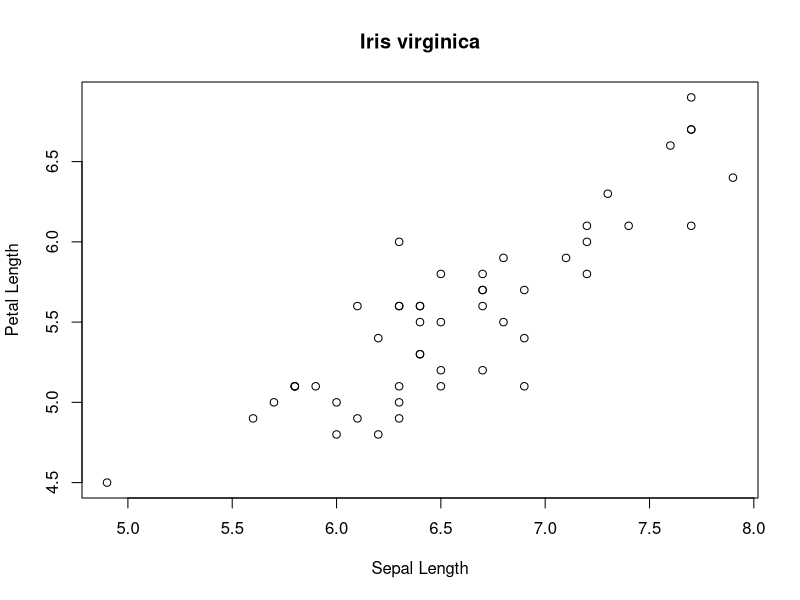
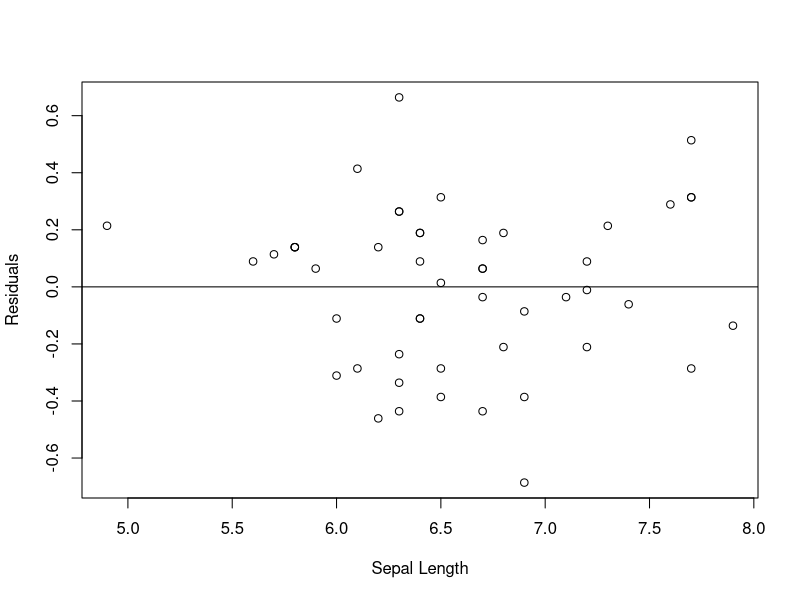
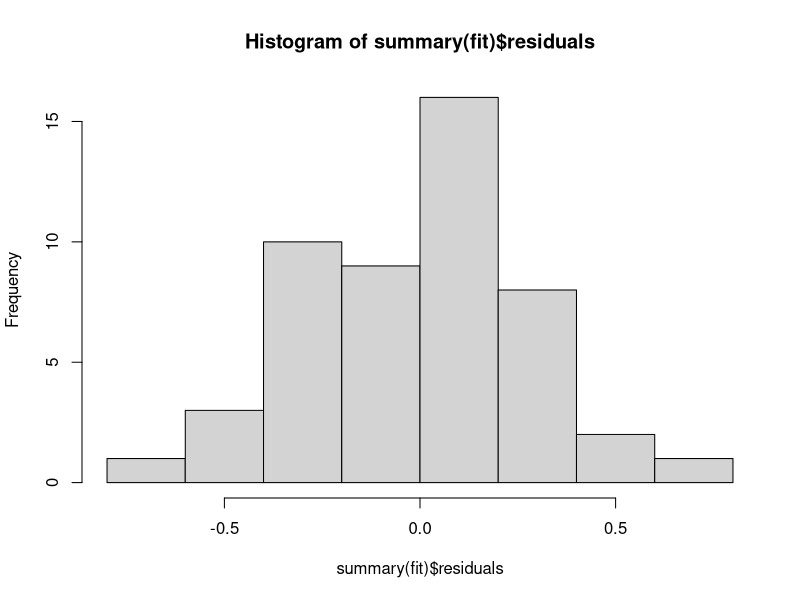
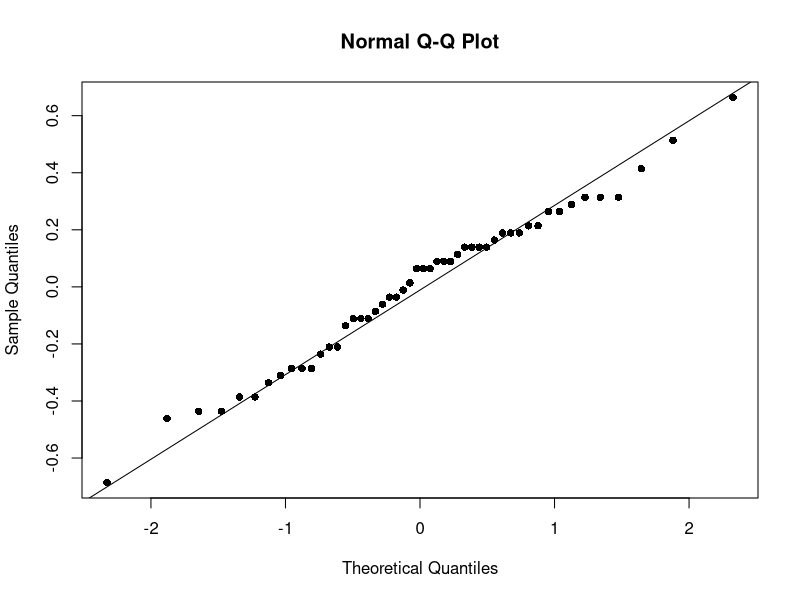

Generate these figures, in order, with R:
#---------------------------------------
# example code for linear model lecture
# utilizing iris data set
# ML 09/25/20
#---------------------------------------


#susbet for Iris virginica
flower <- iris[iris$Species=="virginica",]

# linear model relating petal length to sepal length
fit <- lm(flower$Petal.Length~flower$Sepal.Length)

# view results
summary(fit)

# create a scatter plot
plot(flower$Sepal.Length,flower$Petal.Length,
     main = "Iris virginica",
     xlab = "Sepal Length",
     ylab = "Petal Length")

# plot the residuals, stored in regression summary
plot(flower$Sepal.Length,summary(fit)$residuals,
     xlab = "Sepal Length", 
     ylab = "Residuals")

# add a horizontal line ro reference
abline(h=0)

# histogram of residuals
hist(summary(fit)$residuals)

# shapiro wilks test
shapiro.test(summary(fit)$residuals)

# qq plot
qqnorm(summary(fit)$residuals, pch = 16)

qqline(summary(fit)$residuals, datax = FALSE, distribution = qnorm,
       probs = c(0.25, 0.75), qtype = 7, pch = 16)

